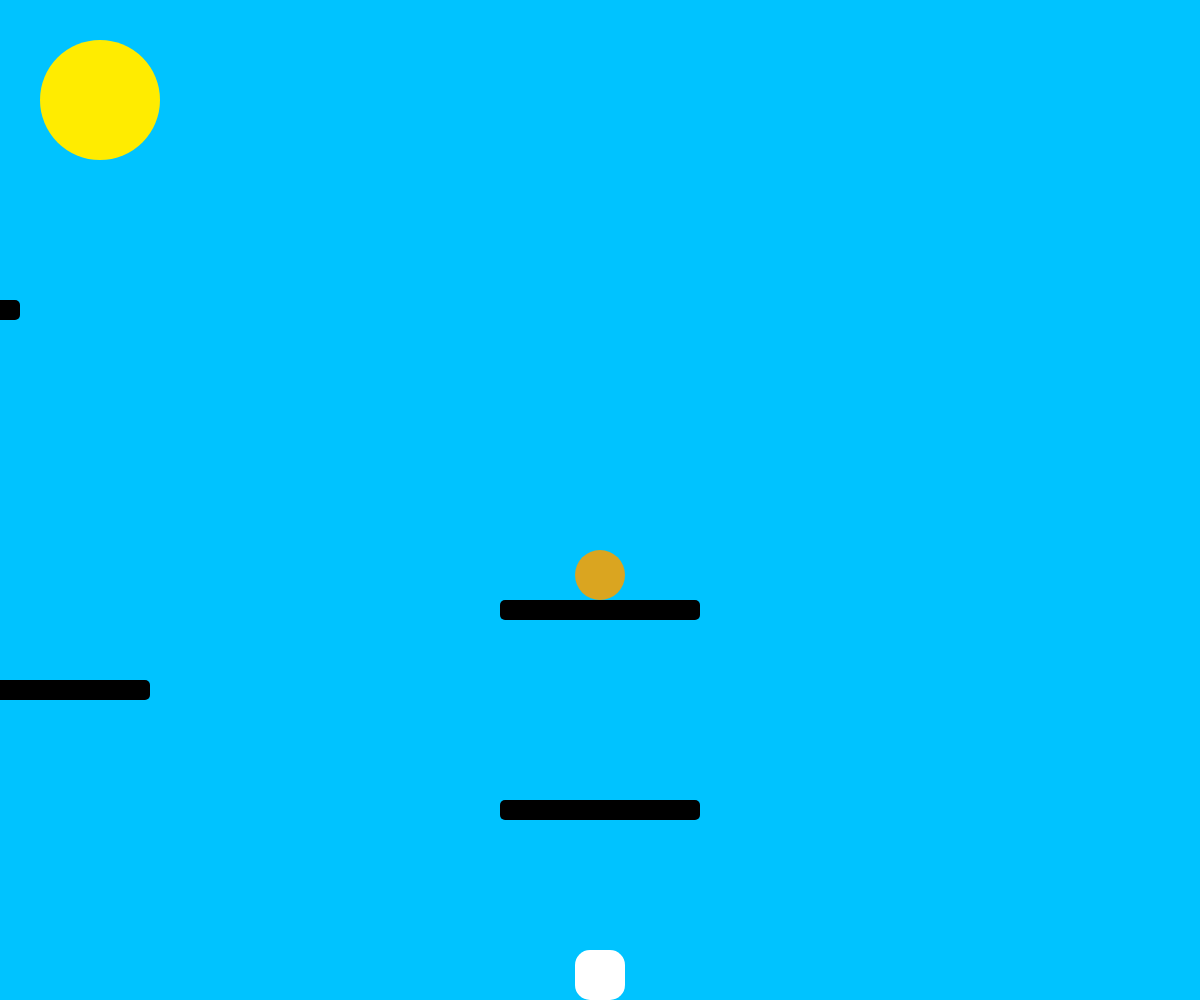
Frame 1 (no input)
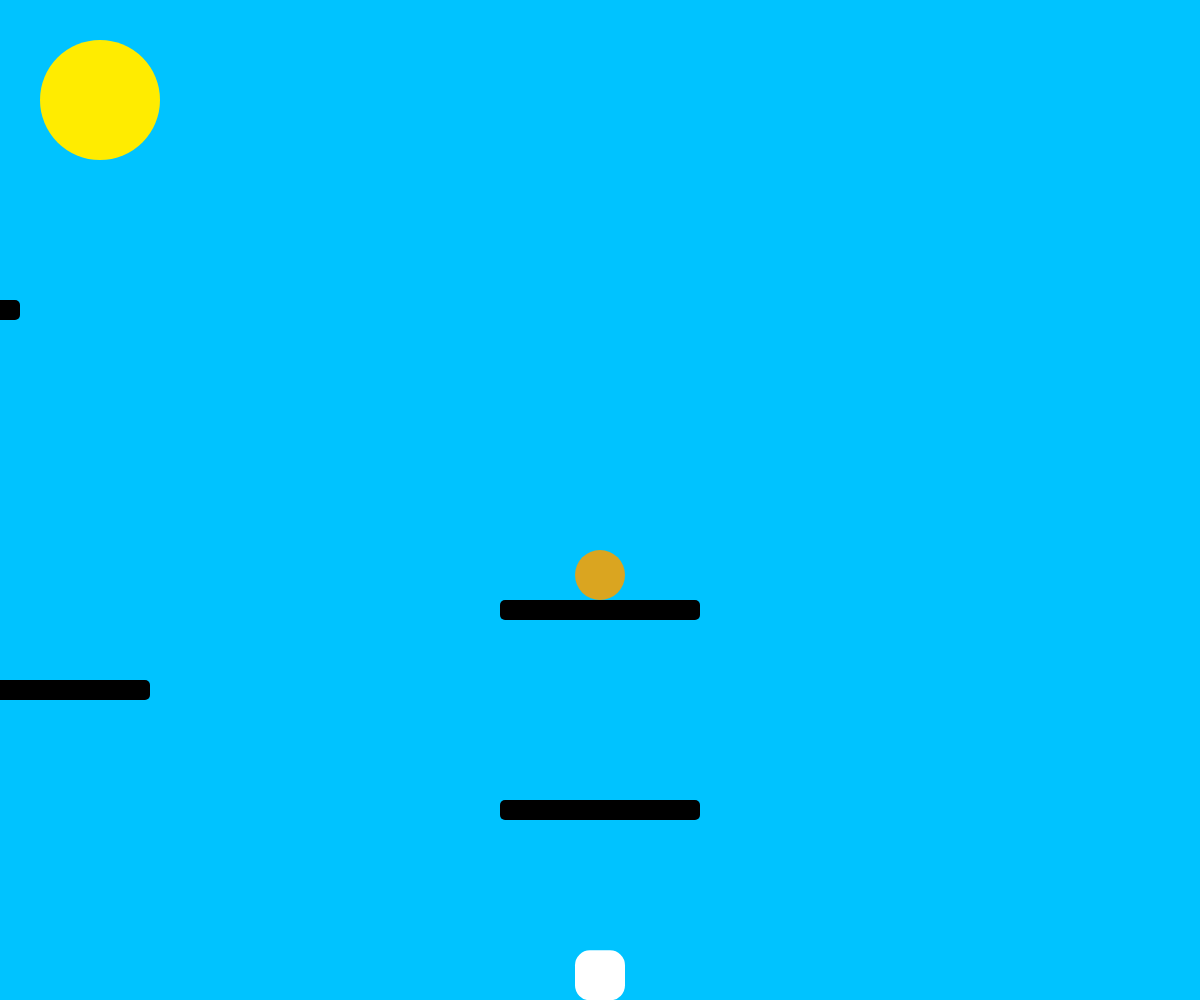
Frame 60 (no input)
Frame 120 (the mouse pressed at the canvas centre since frame 60): identical to frame 60, image omitted

The p5.js sketch that drew these frames (run headless with seeded random() and noise() and a simulated clock; from frame 60 on, the mouse is pressed at the canvas centre):

// p5.js sketch
// ── sketch.js
// setup variables
let width;
let height;

// player variables
let gravity = .3;
let x;
let y;
let xv = 0;
let yv = 0;
let radius = 25;
let jump = false;
let touch = false;

// game variables
let platforms;
let coins;
let coinCount;

function setup() {

  width = windowWidth;
  height = windowHeight;
  x = width/2;
  y = height - radius;
  coinColor = (255, 255, 255);

  platforms = [
    // ground
    {x: 0, y: height, width: width, height: 20},
    // platforms middle
    {x: width/2 - 100, y: height/2 + 300, width: 200, height: 20},
    {x: width/2 - 100, y: height/2 + 100, width: 200, height: 20},
    // platforms left
    {x: width/2 - 650, y: height/2 + 180, width: 200, height: 20},
    {x: width/2 - 940, y: height/2, width: 200, height: 20},
    {x: width/2 - 780, y: height/2 - 200, width: 200, height: 20}
  ];

  coins = [
    // coin middle
    {x: width/2, y: height/2 + 75, width: 50, height: 50},
    // coin left
    {x: width/2 - 680, y: height/2 - 225, width: 50, height: 50}
  ];

  createCanvas(width, height);
}

function draw() {

  drawObjects();
  detectCoins();

  // jumping
  if (touch && keyIsPressed && keyCode == UP_ARROW) {
    jump = true;
    touch = false;
    yv = -12;
  }

  if (jump) {
    jump = false;
  } else {
    touch = detectPlatforms();
  }

  // stay on sides
  if (x > width - radius) {
    x = width - radius;
    xv = 0;
  } else if (x < 0 + radius) {
    x = 0 + radius;
    xv = 0;
  }

  // gravity
  yv = yv + gravity;
  y = y + yv;

  // update x position
  x = x + xv;
}
// draws the objects
function drawObjects() {

  noStroke();
  // clear background
  background(0, 195, 255);
  fill(255, 236, 0);
  ellipse(100, 100, 120, 120);

  // draw player
  fill(255, 255, 255);
  rect(x - radius, y - radius, radius * 2, radius * 2, 15);
  fill(0, 0, 0);

  // draw platforms
  platforms.forEach(function(platform) {
    rect(platform.x, platform.y, platform.width, platform.height, 5);
  });

  // coins
  fill(coinColor);
  coins.forEach(function(coin) {
    fill(218,165,32);
    ellipse(coin.x, coin.y, coin.width, coin.height);
  });
}

// collison detection
function detectPlatforms() {
  for (let platform of platforms) {
    if (x >= platform.x - radius && x <= platform.x + platform.width + radius
        && y >= platform.y - radius && y <= platform.y + platform.height + radius) {

          if (yv > 0 && y > platform.y - radius) {
            y = platform.y - radius;
            yv = 0;
            return gravity > 0;
          } else if (yv < 0 && y > platform.height + radius) {
            y = platform.y + platform.height + radius;
            yv = 0;
            return gravity < 0;
          }
          return true;
        }
  }
  return false;
}

// coin detection W.I.P
function detectCoins() {
  for (let coin of coins) {

  }
}

// key events
function keyPressed() {

  if (keyCode == RIGHT_ARROW) {
    xv = 4.5
  } else if (keyCode == LEFT_ARROW) {
    xv = -4.5
  }
}

function keyReleased() {

  if (keyCode == RIGHT_ARROW) {
    xv = 0
  } else if (keyCode == LEFT_ARROW) {
    xv = 0
  }
}
